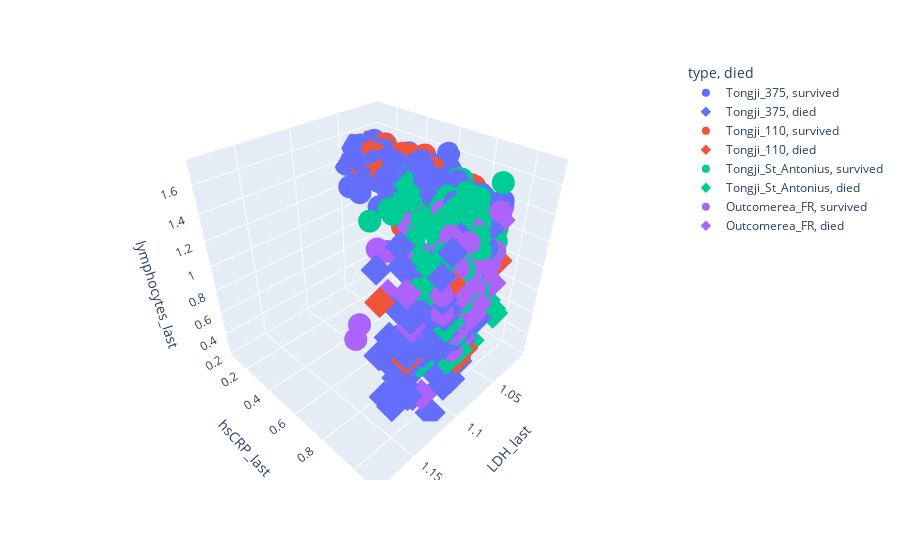

The notebook cell this image was saved under:
### Code cell
fig = px.scatter_3d(df_combined1, x = 'LDH_last', 
                    y = 'hsCRP_last', z = 'lymphocytes_last', color = 'type', symbol = 'died')
#fig.update_layout(scene = dict(
 #       xaxis = dict(nticks=10, range=[0,2000],)))
fig.show()
